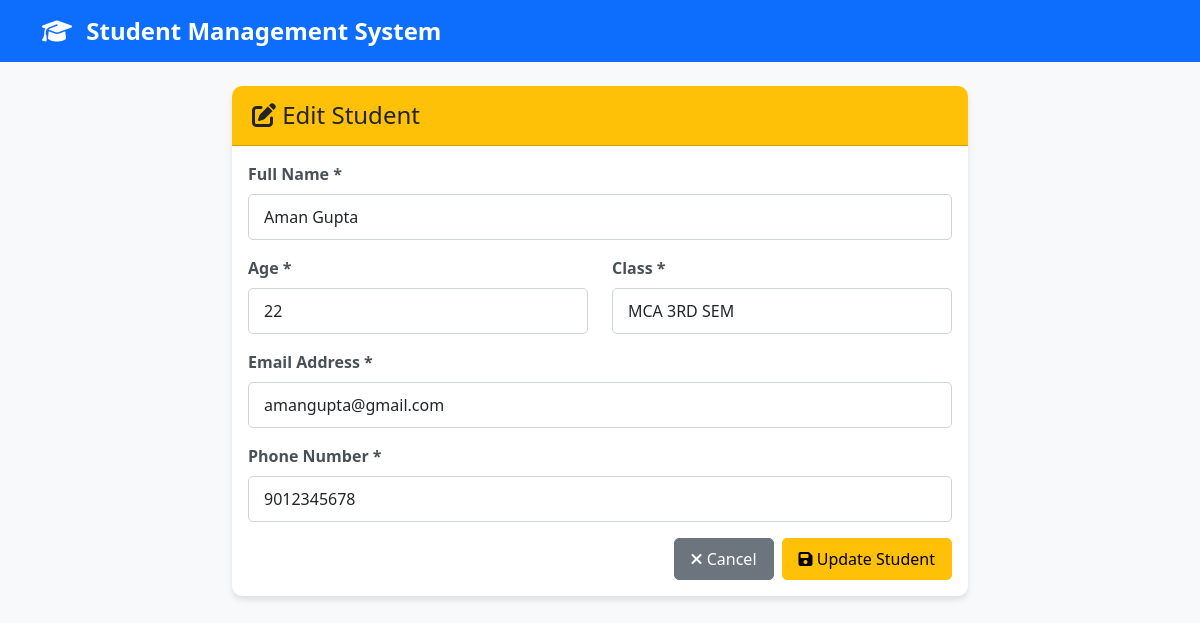
The app's page /edit/7 with its own data.
### app.py (models this page shows, shortened)
class Student(db.Model):
    id = db.Column(db.Integer, primary_key=True)
    name = db.Column(db.String(100), nullable=False)
    age = db.Column(db.Integer, nullable=False)
    student_class = db.Column(db.String(20), nullable=False)
    email = db.Column(db.String(120), unique=True, nullable=False)
    phone = db.Column(db.String(15), nullable=False)
    created_at = db.Column(db.DateTime, default=datetime.utcnow)

### app.py (the view, shortened to what this page needs)
@app.route('/edit/<int:id>', methods=['GET', 'POST'])
def edit_student(id):
    student = Student.query.get_or_404(id)
    return render_template('edit_student.html', student=student)

### templates/edit_student.html (shortened to what this page needs)
<!DOCTYPE html>
<html lang="en">
<head>
    <link href="https://cdn.jsdelivr.net/npm/bootstrap@5.3.0/dist/css/bootstrap.min.css" rel="stylesheet">
    <link rel="stylesheet" href="https://cdnjs.cloudflare.com/ajax/libs/font-awesome/6.4.0/css/all.min.css">
    <link rel="stylesheet" href="{{ url_for('static', filename='css/style.css') }}">
</head>
<body>
    <nav class="navbar navbar-expand-lg navbar-dark bg-primary">
        <div class="container">
            <a class="navbar-brand" href="{{ url_for('index') }}">
                <i class="fas fa-graduation-cap"></i> Student Management System
            </a>
        </div>
    </nav>
    <div class="container mt-4">
        <div class="row justify-content-center">
            <div class="col-md-8">
                <div class="card">
                    <div class="card-header bg-warning text-dark">
                        <h4 class="mb-0"><i class="fas fa-edit"></i> Edit Student</h4>
                    </div>
                    <div class="card-body">
                        <form method="POST" action="{{ url_for('edit_student', id=student.id) }}">
                            <div class="mb-3">
                                <label for="name" class="form-label">Full Name *</label>
                                <input type="text" class="form-control" id="name" name="name"
                                       value="{{ student.name }}" required>
                            </div>
                            <div class="row">
                                <div class="col-md-6 mb-3">
                                    <label for="age" class="form-label">Age *</label>
                                    <input type="number" class="form-control" id="age" name="age"
                                           value="{{ student.age }}" min="5" max="100" required>
                                </div>
                                <div class="col-md-6 mb-3">
                                    <label for="student_class" class="form-label">Class *</label>
                                    <input type="text" class="form-control" id="student_class"
                                           name="student_class" value="{{ student.student_class }}" required>
                                </div>
                            </div>
                            <div class="mb-3">
                                <label for="email" class="form-label">Email Address *</label>
                                <input type="email" class="form-control" id="email" name="email"
                                       value="{{ student.email }}" required>
                            </div>
                            <div class="mb-3">
                                <label for="phone" class="form-label">Phone Number *</label>
                                <input type="tel" class="form-control" id="phone" name="phone"
                                       value="{{ student.phone }}" pattern="[0-9]{10}" required>
                            </div>
                            <div class="d-grid gap-2 d-md-flex justify-content-md-end">
                                <a href="{{ url_for('index') }}" class="btn btn-secondary">
                                    <i class="fas fa-times"></i> Cancel
                                </a>
                                <button type="submit" class="btn btn-warning">
                                    <i class="fas fa-save"></i> Update Student
                                </button>
                            </div>
                        </form>
                    </div>
                </div>
            </div>
        </div>
    </div>
</body>
</html>

### static/css/style.css (style rules this page uses)
body { background-color: #f8f9fa; min-height: 100vh; display: flex; flex-direction: column; }
.container { flex: 1; }
.navbar-brand { font-weight: bold; font-size: 1.5rem; }
.navbar-brand i { margin-right: 8px; }
.card { box-shadow: 0 4px 6px rgba(0, 0, 0, 0.1); border: none; border-radius: 10px; margin-bottom: 20px; }
.card-header { border-radius: 10px 10px 0 0 !important; padding: 15px 20px; }
.btn { border-radius: 5px; padding: 8px 16px; font-weight: 500; transition: all 0.3s ease; }
.form-control, .form-select { border-radius: 5px; border: 1px solid #ced4da; padding: 10px 15px; }
.form-label { font-weight: 600; color: #495057; margin-bottom: 8px; }
.card { animation: fadeIn 0.5s ease; }
.card-body form { align-items: end; }

### records on screen
Student: name "Aman Gupta", age "22", student_class "MCA 3RD SEM", email "amangupta@gmail.com", phone "9012345678"
